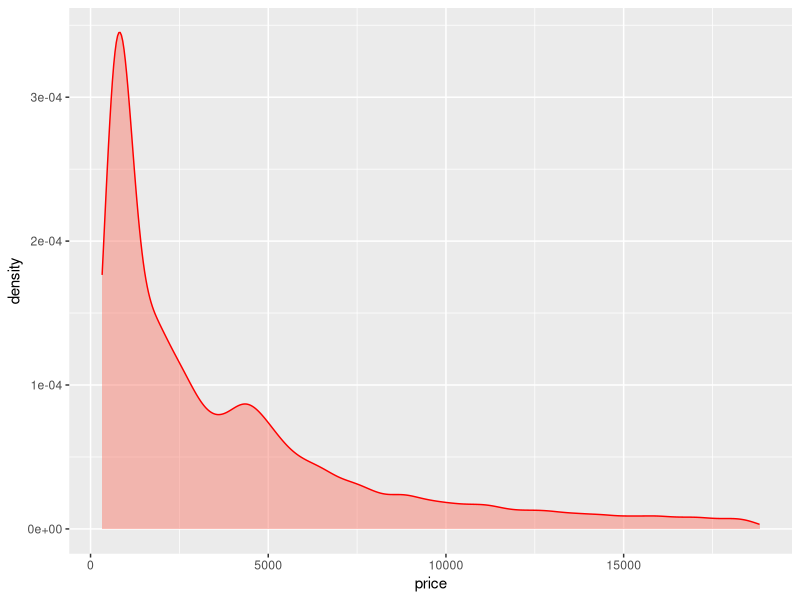
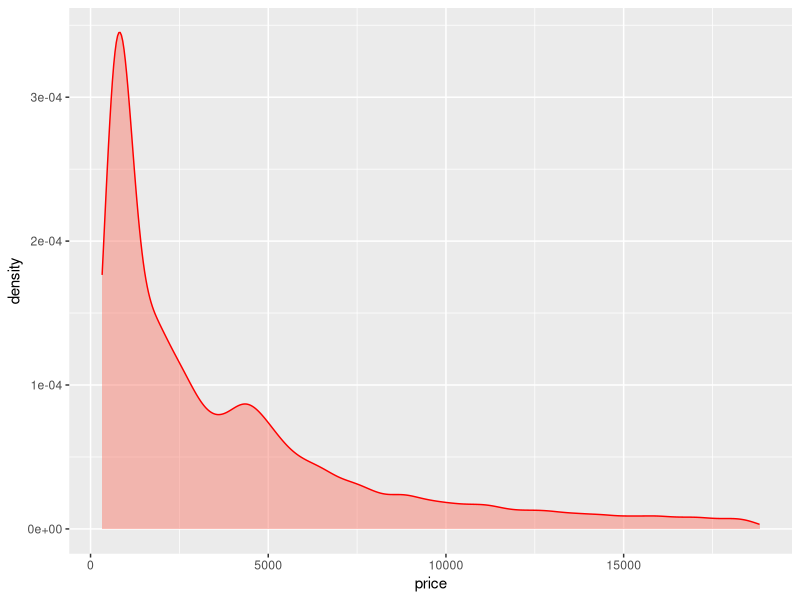

Generate these figures, in order, with R:
## ---- chunk 1
require("ggplot2")
require("svglite")
## ---- chunk 2
#to see actually what will be plotted and compare 
image <- ggplot(diamonds, aes(x = price)) +
  geom_density(alpha = .5, fill = "salmon", color = "red")
image
## ---- chunk 3
#This actually save the plot in a image
ggsave(file="test.svg", plot=image, width=10, height=8)
